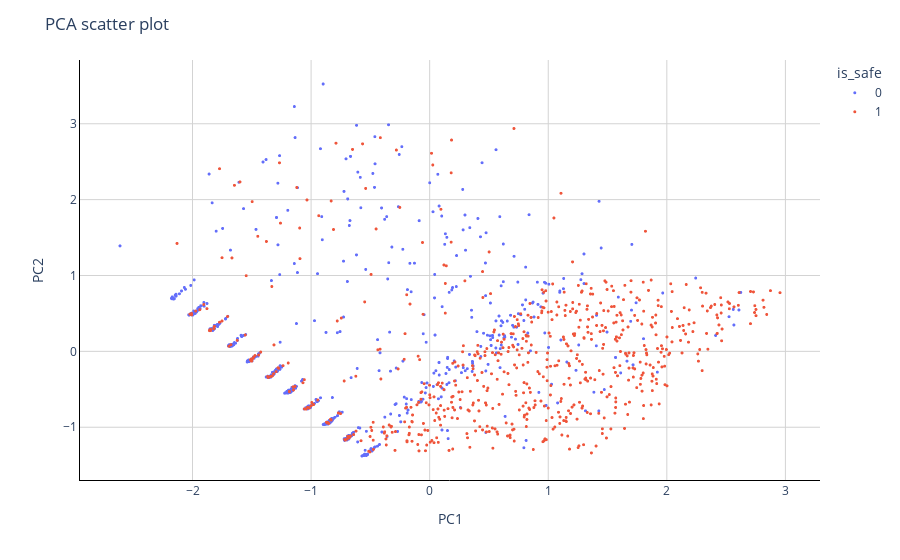

The code cell stored with this chart in its notebook:
### Code cell
# Create a scatter plot
fig = px.scatter(OriginalDataForLDA, x=X_trans_pca_train[:,0], y=X_trans_pca_train[:,1], 
                 labels={
                     "x": "PC1",
                     "y": "PC2",
                     "color" : "is_safe"
                 },
                 opacity=1, color=y_train)

# Change chart background color
fig.update_layout(dict(plot_bgcolor = 'white'))

# Update axes lines
fig.update_xaxes(showgrid=True, gridwidth=1, gridcolor='lightgrey', 
                 zeroline=True, zerolinewidth=1, zerolinecolor='lightgrey', 
                 showline=True, linewidth=1, linecolor='black')

fig.update_yaxes(showgrid=True, gridwidth=1, gridcolor='lightgrey', 
                 zeroline=True, zerolinewidth=1, zerolinecolor='lightgrey', 
                 showline=True, linewidth=1, linecolor='black')

# Set figure title
fig.update_layout(title_text="PCA scatter plot")

# Update marker size
fig.update_traces(marker=dict(size=3))

fig.show()

### Figure 1 — Plotly figure (JSON) as saved in the notebook; plotly's stock layout.template omitted (floating-point values rounded to 4 significant figures; data arrays with more than 128 entries replaced by an {"elided": "..."} marker saying what was removed)
{"data": [{"hovertemplate": "is_safe=0<br>PC1=%{x}<br>PC2=%{y}<extra></extra>", "legendgroup": "0", "marker": {"color": "#636efa", "opacity": 1, "size": 3, "symbol": "circle"}, "mode": "markers", "name": "0", "showlegend": true, "type": "scattergl", "x": {"elided": "687 float values"}, "xaxis": "x", "y": {"elided": "687 float values"}, "yaxis": "y"}, {"hovertemplate": "is_safe=1<br>PC1=%{x}<br>PC2=%{y}<extra></extra>", "legendgroup": "1", "marker": {"color": "#EF553B", "opacity": 1, "size": 3, "symbol": "circle"}, "mode": "markers", "name": "1", "showlegend": true, "type": "scattergl", "x": {"elided": "681 float values"}, "xaxis": "x", "y": {"elided": "681 float values"}, "yaxis": "y"}], "layout": {"legend": {"title": {"text": "is_safe"}, "tracegroupgap": 0}, "margin": {"t": 60}, "plot_bgcolor": "white", "title": {"text": "PCA scatter plot"}, "xaxis": {"anchor": "y", "domain": [0, 1], "gridcolor": "lightgrey", "gridwidth": 1, "linecolor": "black", "linewidth": 1, "showgrid": true, "showline": true, "title": {"text": "PC1"}, "zeroline": true, "zerolinecolor": "lightgrey", "zerolinewidth": 1}, "yaxis": {"anchor": "x", "domain": [0, 1], "gridcolor": "lightgrey", "gridwidth": 1, "linecolor": "black", "linewidth": 1, "showgrid": true, "showline": true, "title": {"text": "PC2"}, "zeroline": true, "zerolinecolor": "lightgrey", "zerolinewidth": 1}}}
